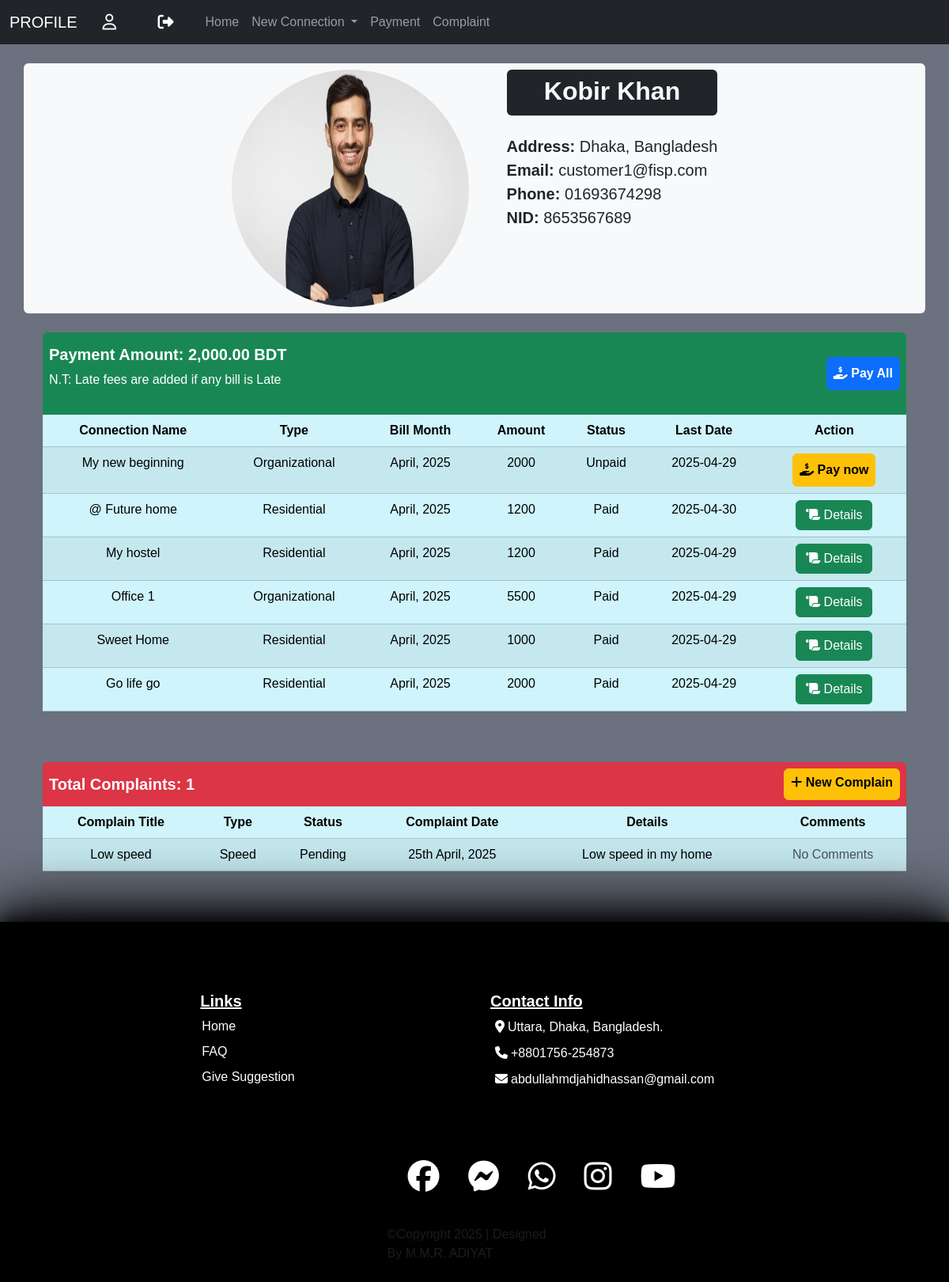
The page /customer_info.php (signed in) on the database its author committed.
### tables this page shows
CREATE TABLE `customer` (
  `id` varchar(50) NOT NULL,
  `name` varchar(100) DEFAULT NULL,
  `email` varchar(100) DEFAULT NULL,
  `phone` varchar(20) DEFAULT NULL,
  `address` varchar(100) DEFAULT NULL,
  `password` varchar(100) DEFAULT NULL,
  `nid` varchar(15) DEFAULT NULL,
  `gender` text NOT NULL,
  `photo` varchar(100) DEFAULT NULL
);

CREATE TABLE `bill` (
  `id` varchar(50) NOT NULL,
  `connection_id` varchar(50) DEFAULT NULL,
  `amount` int DEFAULT NULL,
  `state` text,
  `due_date` date DEFAULT NULL,
  `payment_id` varchar(50) DEFAULT NULL
);

CREATE TABLE `connections` (
  `id` varchar(50) NOT NULL,
  `name` varchar(100) DEFAULT NULL,
  `address` varchar(200) DEFAULT NULL,
  `type` varchar(50) DEFAULT NULL,
  `customer_id` varchar(50) DEFAULT NULL,
  `plan_id` varchar(50) DEFAULT NULL,
  `state` varchar(30) DEFAULT NULL,
  `starting_date` date NOT NULL,
  `submission_date` date DEFAULT NULL,
  `req_plan` varchar(50) DEFAULT NULL
);

CREATE TABLE `complaint` (
  `id` varchar(50) NOT NULL,
  `title` varchar(50) DEFAULT NULL,
  `type` varchar(20) DEFAULT NULL,
  `state` varchar(10) DEFAULT NULL,
  `complaining_date` datetime DEFAULT NULL,
  `customer_id` varchar(50) DEFAULT NULL,
  `details` text,
  `comments` text
);

CREATE TABLE `footer_data` (
  `id` int NOT NULL,
  `address_text` varchar(100) DEFAULT NULL,
  `address_link` varchar(255) DEFAULT NULL,
  `phone_text` varchar(20) DEFAULT NULL,
  `phone_link` varchar(255) DEFAULT NULL,
  `mail_text` varchar(50) DEFAULT NULL,
  `mail_link` varchar(255) DEFAULT NULL,
  `fb_link` varchar(255) DEFAULT NULL,
  `ms_link` varchar(255) DEFAULT NULL,
  `wh_link` varchar(255) DEFAULT NULL,
  `in_link` varchar(255) DEFAULT NULL,
  `yt_link` varchar(255) DEFAULT NULL
);

### customer_info.php (the view, shortened to what this page needs)
<!DOCTYPE html>
<html lang="en">
<head>
    <?php include '_link_common.php'; ?>
    <link rel="stylesheet" href="footer.css">
    <link rel="stylesheet" href="navbar.css">
    <link rel="stylesheet" href="customer_details.css">
</head>
<body>
    <?php
        require '_nav_customer.php';
        require '_database_connect.php';
        $customer_id = $_SESSION['id'];
        $find_customer_sql = "SELECT `photo`, `name`, `address`, `email`, `phone`, `nid` FROM `customer` WHERE `id` = '{$customer_id}'";
        $find_customer = mysqli_query($connect, $find_customer_sql);
        $customer = mysqli_fetch_assoc($find_customer);
        $con_pay_sql = "SELECT
        connections.name AS name,
        connections.type AS type,
        DATE_FORMAT(bill.due_date, '%M, %Y') AS month,
        bill.amount AS amount,
        bill.state AS state,
        bill.due_date AS due_date,
        bill.id AS bill_id
        FROM connections
        JOIN bill ON connections.id = bill.connection_id
        WHERE connections.customer_id = '{$customer_id}'
        ORDER BY
            CASE
                WHEN bill.state = 'Late' THEN 0
                WHEN bill.state = 'Unpaid' THEN 1
                ELSE 2
            END,
            bill.due_date DESC";
        $find_con_pay = mysqli_query($connect, $con_pay_sql);
        $total_due_sql = "SELECT SUM(bill.amount) AS total_due FROM connections
        JOIN bill ON connections.id = bill.connection_id
        WHERE connections.customer_id = '{$customer_id}' AND bill.state = 'Unpaid'";
        $total_due_result = mysqli_query($connect, $total_due_sql);
        $total_due_row = mysqli_fetch_assoc($total_due_result);
        $total_due = $total_due_row['total_due'] ?? 0;
        $complaint_sql = "SELECT
            title,
            type,
            state,
            comments,
            details,
            DATE_FORMAT(complaining_date, '%D %M, %Y') AS date
            FROM complaint WHERE customer_id = '{$customer_id}'";
        $find_complains = mysqli_query($connect, $complaint_sql);
        $complaint_num = mysqli_num_rows($find_complains);
    ?>
    <div class="container">
        <div class="row row-cols-auto bg-light rounded justify-content-center my-4">
            <div class="col-auto m-2">
                <img class="pp_img" src="<?php echo $customer['photo']?>" alt="Profile Picture">
            </div>
            <div class="col-auto m-2 ms-md-3">
                <div class="bg-dark text-light rounded pb-1 pt-2 px-3 text-center"><h2><b><?php echo$customer["name"]?></b></h2></div>
                <div class="details fs-5 mt-4">
                    <p>
                        <b>Address: </b><?php echo $customer['address'];?><br>
                        <b>Email: </b><?php echo $customer['email'];?><br>
                        <b>Phone: </b><?php echo $customer['phone'];?><br>
                        <b>NID: </b><?php echo $customer['nid'];?>
                    </p>
                </div>
            </div>
        </div>
        <div class='container my-4' id = 'bill_history'>
            <div class='p-2 bg-success rounded-top text-white d-flex justify-content-between align-items-center'>
                <?php if (mysqli_num_rows($find_con_pay) == 0): ?>
                    <p class='text-center text-muted'>No Bill History Found</p>
                <?php else: ?>
                    <div class='my-2'>
                        <h5>Payment Amount: <?php echo number_format($total_due, 2); ?> BDT</h5>
                        <p>N.T: Late fees are added if any bill is Late</p>
                    </div>
                    <form id="payForm" action="pay.php" method="POST">
                        <button type='submit' class="btn btn-primary p-2 "><b><i class='fa-solid fa-hand-holding-dollar fa-beat'></i> Pay All</b></button>
                    </form>
            </div>
            <div class='overflow-x-auto overflow-y-auto'  style='max-height: 400px;'>
                <table class='table table-info table-striped table-hover text-center'>
                    <thead>
                        <tr>
                            <th>Connection Name</th>
                            <th>Type</th>
                            <th>Bill Month</th>
                            <th>Amount</th>
                            <th>Status</th>
                            <th>Last Date</th>
                            <th>Action</th>
                        </tr>
                    </thead>
                    <tbody>
                        <?php while ($row = mysqli_fetch_assoc($find_con_pay)): ?>
                            <tr>
                                <td><?php echo $row['name']; ?></td>
                                <td>
                                    <?php
                                        echo ($row['type'] == 'organizational_plans') ? 'Organizational' : 'Residential';
                                    ?>
                                </td>
                                <td><?php echo $row['month']; ?></td>
                                <td><?php echo $row['amount']; ?></td>
                                <td><?php echo $row['state']; ?></td>
                                <td><?php echo $row['due_date']; ?></td>
                                <td>
                                    <?php if ($row['state'] == 'Paid'):
                                        require '_database_connect.php';
                                        if ($row['state']=="Paid"){
                                            $tran_id_sql = "SELECT
                                                payments.tran_id As tran_id
                                                FROM payments
                                                JOIN bill ON payments.id = bill.payment_id
                                                WHERE bill.id = '{$row['bill_id']}'";
                                            $tran_id_result = mysqli_query($connect, $tran_id_sql);
                                            $tran_id = mysqli_fetch_assoc($tran_id_result);
                                        }
                                    ?>
                                        <a class='btn btn-success' href = 'payment_recept.php?tran_id=<?php echo $tran_id['tran_id']; ?>'>
                                            <i class="fa-solid fa-scroll fa-flip" style="--fa-flip-x: 1; --fa-flip-y: 0;"></i>
                                                Details
                                        </a>
                                    <?php else: ?>
                                        <form id="payForm" action="pay.php" method="POST">
                                            <button
                                                type='submit'
                                                class="btn p-2
                                                <?php
                                                        if($row['state'] == 'Late') echo 'btn-danger';
                                                        else  echo 'btn-warning';
                                                    ?>
                                                ">
                                                <b><i class='fa-solid fa-hand-holding-dollar fa-beat'></i> Pay now</b>
                                            </button>
                                        </form>
                                    <?php endif; ?>
                                </td>
                            </tr>
                        <?php endwhile; ?>
                    </tbody>
                </table>
            </div>
            <?php endif; ?>
        </div>
        <div class='container my-5' id = 'complaint_history'>
            <div class='p-2 bg-danger rounded-top text-white d-flex justify-content-between'>
                <?php if ($complaint_num == 0): ?>
                    <p class='text-center text-muted m-0'>No Complaint History Found</p>
                    <a class="btn btn-warning p-2 fa-solid fa-plus" href="customer_complaint.php"><b> New Complain</b></a>
                <?php else: ?>
                    <h5 class="my-2">Total Complaints: <?php echo $complaint_num; ?></h5>
                    <a class="btn btn-warning p-2 fa-solid fa-plus" href="customer_complaint.php"><b> New Complain</b></a>
            </div>
                <div class='table-responsive' style='max-height: 400px; overflow-y: auto;'>
                    <table class='table table-info table-striped table-hover text-center'>
                        <thead>
                            <tr>
                                <th>Complain Title</th>
                                <th>Type</th>
                                <th>Status</th>
                                <th>Complaint Date</th>
                                <th>Details</th>
                                <th>Comments</th>
                            </tr>
                        </thead>
                        <tbody>
                            <?php while ($row = mysqli_fetch_assoc($find_complains)): ?>
                                <tr>
                                    <td><?php echo $row['title']; ?></td>
                                    <td><?php echo $row['type']; ?></td>
                                    <td><?php echo $row['state']; ?></td>
                                    <td><?php echo $row['date']; ?></td>
                                    <td><?php echo nl2br($row['details']); ?></td>
                                    <td><?php echo $row['comments'] ? $row['comments'] : "<span class='text-muted'>No Comments</span>"; ?></td>
                                </tr>
                            <?php endwhile; ?>
                        </tbody>
                    </table>
                </div>
            <?php endif; ?>
        </div>
    </div>
<?php
    include '_footer_common.php';
?>
</body>
</html>

### _footer_common.php (shortened to what this page needs)
<?php
$home_link = "dash_";
if(isset($_SESSION['user'])){
    if($_SESSION['user']!='customer' && $_SESSION['user']!='employee'){
        $home_link .= 'admin';
    } else $home_link .= $_SESSION['user'];
    $home_link .= '.php';
} else $home_link .= '#';
require '_database_connect.php';
$footer_info_sql = "SELECT * FROM `footer_data` WHERE 1";
$find_footer_info = mysqli_query($connect, $footer_info_sql);
$footer_info = mysqli_fetch_assoc($find_footer_info);
?>
<div class="footer text-white">
    <button class="footer-uper-btn btn"></button>
    <footer class="py-2">
        <div class="row row-cols-1 row-cols-sm-2 row-cols-md-2 row-cols-lg-3 py-2 my-5 px-2 my-2 justify-content-center">
            <div class="col mb-3 px-lg-5 ">
                <h5 class="px-2"><u>Links</u></h5>
                <ul class="nav flex-column gap-2">
                    <li><a href="<?php echo $home_link;?>" target="_blank" class="footer-links">Home</a></li>
                    <li><a href="<?php echo $home_link;?>" target="_blank" class="footer-links">FAQ</a></li>
                    <li><a href="<?php echo $home_link;?>" target="_blank" class="footer-links">Give Suggestion</a></li>
                </ul>
            </div>
            <div class="col mb-3">
                <h5 class="px-2"><u>Contact Info</u></h5>
                <ul class="nav flex-column gap-2">
                    <li><a href="<?php echo $footer_info['address_link'];?>" target="_blank" class="footer-links"><i class="fa-solid fa-location-dot p-1"></i><?php echo $footer_info['address_text'];?></a></li>
                    <li><a href="<?php echo $footer_info['phone_link'];?>" target="_blank" class="footer-links"><i class="fa-solid fa-phone p-1"></i><?php echo $footer_info['phone_text'];?></a></li>
                    <li><a href="<?php echo $footer_info['mail_link'];?>" target="_blank" class="footer-links"><i class="fa-solid fa-envelope p-1"></i><?php echo $footer_info['mail_text'];?></a></li>
                </ul>
            </div>
        </div>
        <div class="row row-cols-1 row-cols-sm-2 row-cols-md-5 py-2 my-2 justify-content-center">
            <div class="col-auto ">
                <ul class="list-unstyled d-flex">
                    <li class="ms-3"><a href="<?php echo $footer_info['fb_link'];?>" target="_blank" class="fa-brands fa-facebook mediaicons"></a></li>
                    <li class="ms-3"><a href="<?php echo $footer_info['ms_link'];?>" target="_blank" class="fa-brands fa-facebook-messenger mediaicons"></a></li>
                    <li class="ms-3"><a href="<?php echo $footer_info['wh_link'];?>" target="_blank" class="fa-brands fa-whatsapp mediaicons"></a></li>
                    <li class="ms-3"><a href="<?php echo $footer_info['in_link'];?>" target="_blank" class="fa-brands fa-instagram mediaicons"></a></li>
                    <li class="ms-3"><a href="<?php echo $footer_info['yt_link'];?>" target="_blank" class="fa-brands fa-youtube mediaicons"></a></li>
                </ul>
            </div>
        </div>
        <div class="row row-cols-1 row-cols-sm-2 row-cols-md-5 justify-content-center">
            <div class="col-auto">
                <p class="text-muted">©Copyright 2025 | Designed By M.M.R. ADIYAT</p>
            </div>
        </div>
    </footer>
</div>

### rows shown on the page
customer: photo (picture), name "Kobir Khan", address "Dhaka, Bangladesh", email "customer1@fisp.com", phone "01693674298", nid "8653567689"
bill: connection.name "My new beginning", shows "Organizational", month "April, 2025", amount "2000", state "Unpaid", due_date "2025-04-29"
bill: connection.name "@ Future home", shows "Residential", month "April, 2025", amount "1200", state "Paid", due_date "2025-04-30"
bill: connection.name "My hostel", shows "Residential", month "April, 2025", amount "1200", state "Paid", due_date "2025-04-29"
bill: connection.name "Office 1", shows "Organizational", month "April, 2025", amount "5500", state "Paid", due_date "2025-04-29"
bill: connection.name "Sweet Home", shows "Residential", month "April, 2025", amount "1000", state "Paid", due_date "2025-04-29"
bill: connection.name "Go life go", shows "Residential", month "April, 2025", amount "2000", state "Paid", due_date "2025-04-29"
complaint: title "Low speed", type "Speed", state "Pending", date "25th April, 2025", details "Low speed in my home", shows "No Comments"
footer_data: address_text "Uttara, Dhaka, Bangladesh.", phone_text "+8801756-254873", mail_text "abdullahmdjahidhassan@gmail.com"

### other values the page prints
$page_name "PROFILE"
$total_due "2,000.00"
$complaint_num "1"
